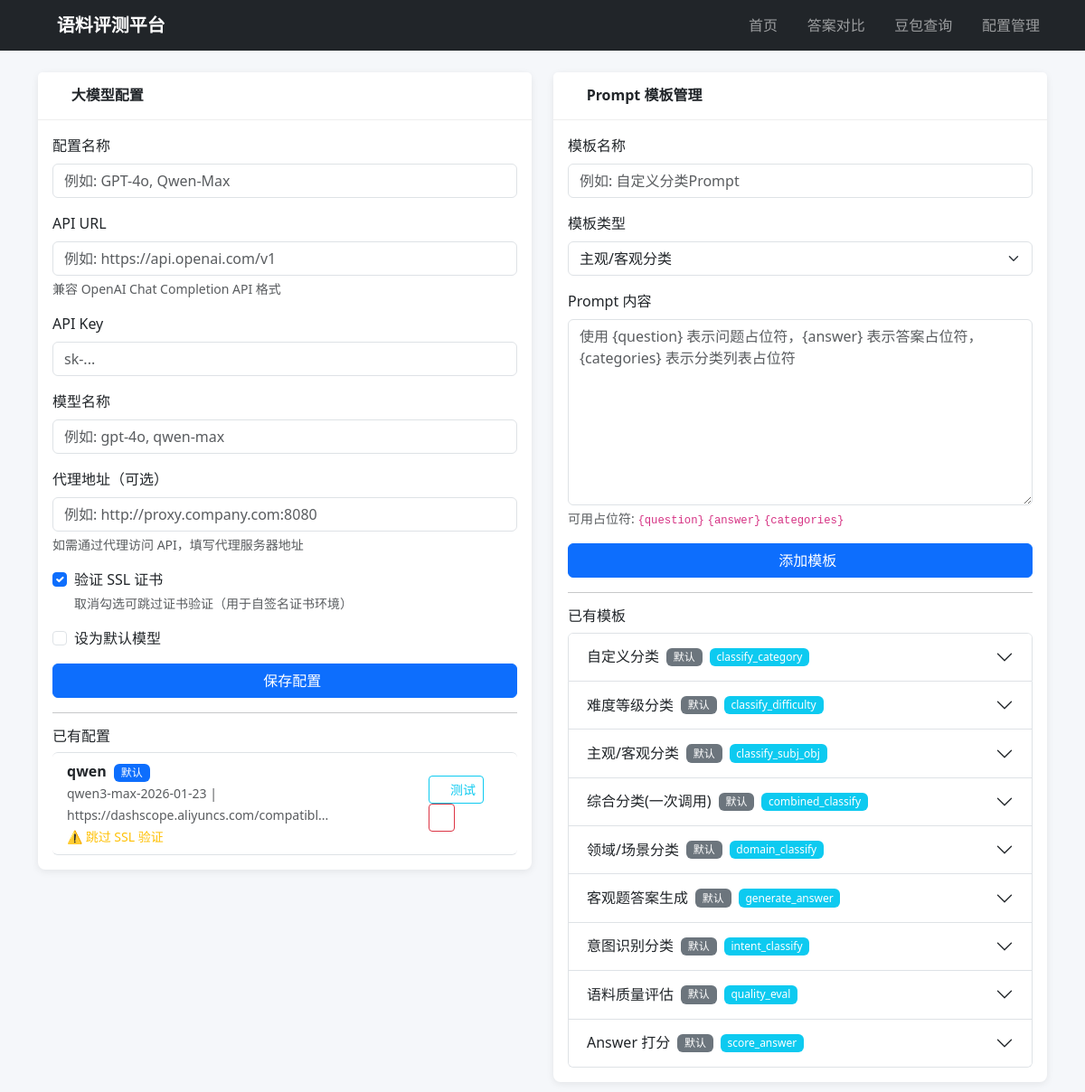
Before: /config with the older database file.
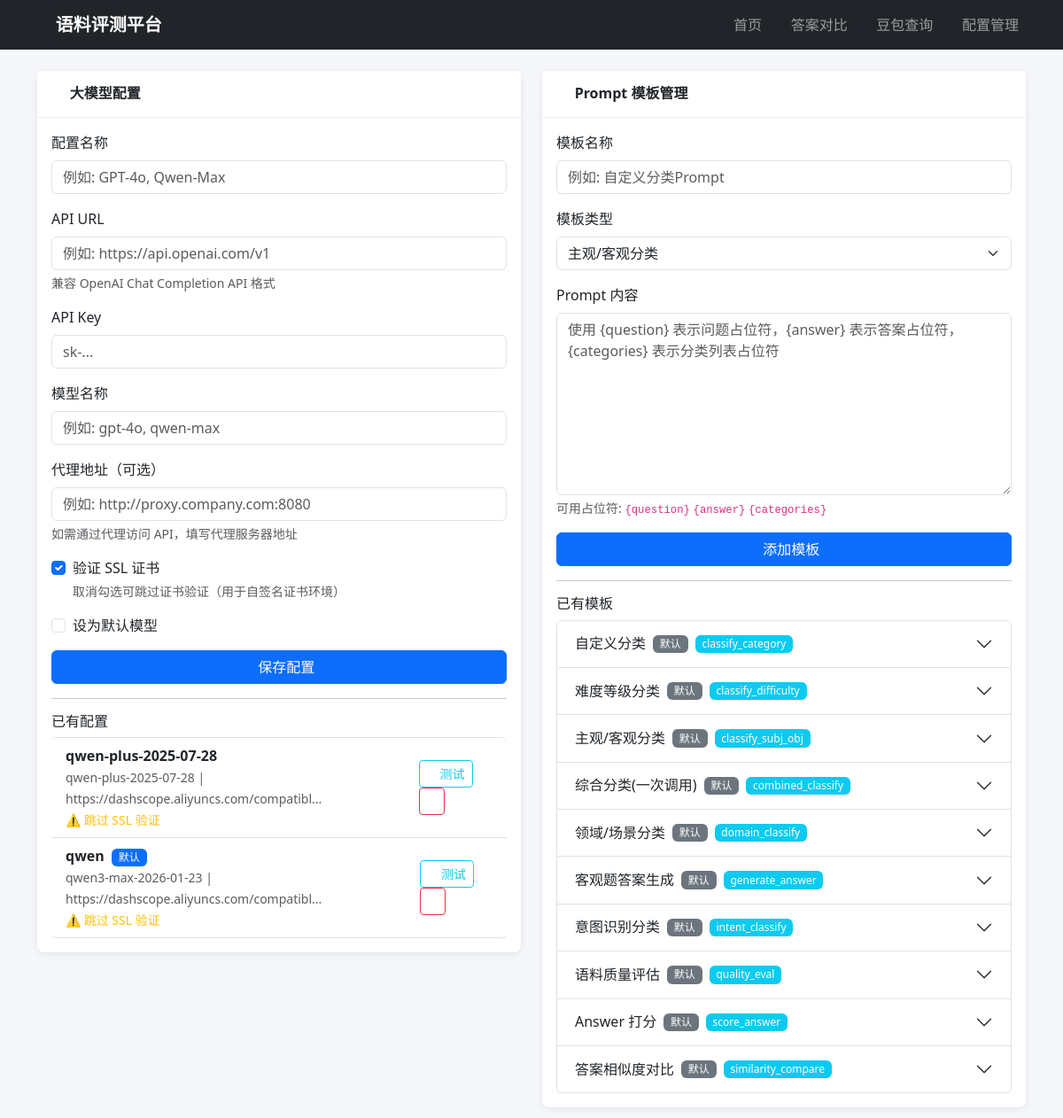
After: the same page with the newer database file.
### models.py (models this page shows)
class LLMConfig(db.Model):
    __tablename__ = 'llm_config'
    id = db.Column(db.Integer, primary_key=True)
    name = db.Column(db.String(100), nullable=False)
    api_url = db.Column(db.String(500), nullable=False)
    api_key = db.Column(db.String(500), nullable=False)
    model = db.Column(db.String(200), nullable=False)
    proxy = db.Column(db.String(500), nullable=True)  # 代理地址，如 http://proxy:port
    verify_ssl = db.Column(db.Boolean, default=True)  # 是否验证 SSL 证书
    is_default = db.Column(db.Boolean, default=False)
    created_at = db.Column(db.DateTime, default=datetime.utcnow)

class PromptTemplate(db.Model):
    __tablename__ = 'prompt_template'
    id = db.Column(db.Integer, primary_key=True)
    name = db.Column(db.String(200), nullable=False)
    prompt_type = db.Column(db.String(50), nullable=False)  # classify_subj_obj / classify_difficulty / classify_category / score_answer / generate_answer
    content = db.Column(db.Text, nullable=False)
    is_default = db.Column(db.Boolean, default=False)
    created_at = db.Column(db.DateTime, default=datetime.utcnow)

### app.py (the view)
@app.route('/config')
def config_page():
    configs = LLMConfig.query.order_by(LLMConfig.created_at.desc()).all()
    prompts = PromptTemplate.query.order_by(PromptTemplate.prompt_type).all()
    return render_template('config.html', configs=configs, prompts=prompts)

### templates/config.html (shortened to what the changed rows need)
{% extends "base.html" %}
{% block content %}
<div class="row">
    <div class="col-md-6">
        <div class="card">
            <div class="card-body">
                {% if configs %}
                <div class="list-group">
                    {% for config in configs %}
                    <div class="list-group-item d-flex justify-content-between align-items-center">
                        <div>
                            <strong>{{ config.name }}</strong>
                            {% if config.is_default %}
                            <span class="badge bg-primary ms-1">默认</span>
                            {% endif %}
                            <br>
                            <small class="text-muted">{{ config.model }} | {{ config.api_url[:40] }}...</small>
                            {% if not config.verify_ssl %}
                            <br><small class="text-warning">⚠️ 跳过 SSL 验证</small>
                            {% endif %}
                        </div>
                        <div>
                            <button class="btn btn-sm btn-outline-info" onclick="testConfig({{ config.id }})">
                                <i class="bi bi-lightning"></i> 测试
                            </button>
                            <button class="btn btn-sm btn-outline-danger" onclick="deleteConfig({{ config.id }})">
                                <i class="bi bi-trash"></i>
                            </button>
                        </div>
                    </div>
                    {% endfor %}
                </div>
                {% else %}
                <p class="text-muted">暂无配置</p>
                {% endif %}
            </div>
        </div>
    </div>
    <div class="col-md-6">
        <div class="card">
            <div class="card-body">
                <div class="accordion" id="prompt-accordion">
                    {% for prompt in prompts %}
                    <div class="accordion-item">
                        <h2 class="accordion-header">
                            <button class="accordion-button collapsed" type="button"
                                    data-bs-toggle="collapse" data-bs-target="#prompt-{{ prompt.id }}">
                                {{ prompt.name }}
                                {% if prompt.is_default %}
                                <span class="badge bg-secondary ms-2">默认</span>
                                {% endif %}
                                <span class="badge bg-info ms-2">{{ prompt.prompt_type }}</span>
                            </button>
                        </h2>
                    </div>
                    {% endfor %}
                </div>
            </div>
        </div>
    </div>
</div>
{% endblock %}

Changed rows visible on the page:
added LLMConfig: name "qwen-plus-2025-07-28", model "qwen-plus-2025-07-28", api_url "https://dashscope.aliyuncs.com/compatibl", verify_ssl "⚠️ 跳过 SSL 验证"
added PromptTemplate: name "答案相似度对比", is_default "默认", prompt_type "similarity_compare"
